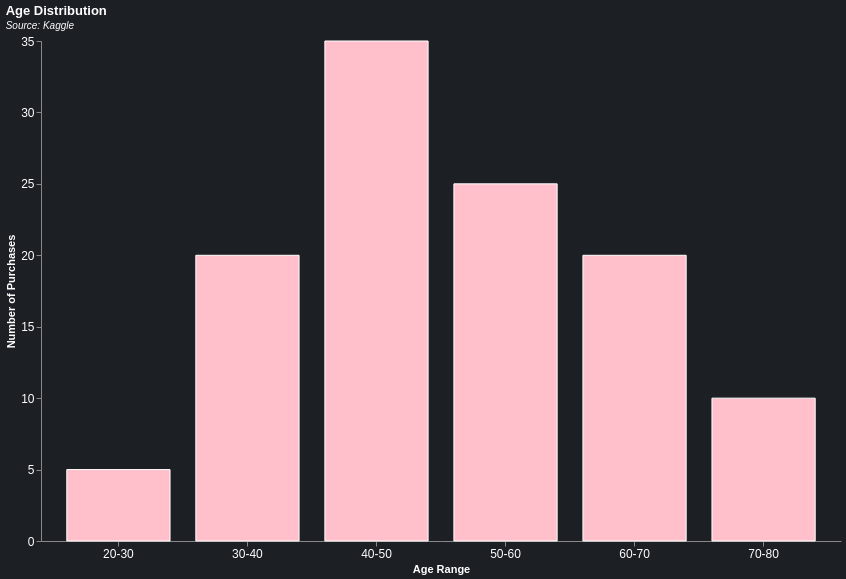

The Vega-Lite source for this figure:
### Vega specification from a JSON file in a GitHub repository (floating-point values rounded to 4 significant figures)
{"$schema": "https://vega.github.io/schema/vega/v5.json", "title": {"text": "Age Distribution", "subtitle": "Source: Kaggle", "subtitleFontStyle": "italic", "subtitleFontSize": 10, "anchor": "start", "color": "white", "subtitleColor": "white"}, "width": 800, "height": 500, "padding": 5, "background": "#1C1F24", "data": [{"name": "table", "values": [{"bin": "20-30", "count": 5}, {"bin": "30-40", "count": 20}, {"bin": "40-50", "count": 35}, {"bin": "50-60", "count": 25}, {"bin": "60-70", "count": 20}, {"bin": "70-80", "count": 10}]}], "scales": [{"name": "xscale", "type": "band", "domain": {"data": "table", "field": "bin"}, "range": "width", "padding": 0.2}, {"name": "yscale", "type": "linear", "domain": {"data": "table", "field": "count"}, "range": "height", "nice": true}], "axes": [{"orient": "bottom", "scale": "xscale", "labelColor": "white", "labelFontSize": 12, "labelAngle": 0, "title": "Age Range", "titleColor": "white"}, {"orient": "left", "scale": "yscale", "labelColor": "white", "labelFontSize": 12, "title": "Number of Purchases", "titleColor": "white"}], "marks": [{"type": "rect", "from": {"data": "table"}, "encode": {"enter": {"x": {"scale": "xscale", "field": "bin"}, "width": {"scale": "xscale", "band": 1}, "y": {"scale": "yscale", "field": "count"}, "y2": {"scale": "yscale", "value": 0}, "fill": {"value": "pink"}}, "update": {"stroke": {"value": "white"}, "strokeWidth": {"value": 1}}}}]}
